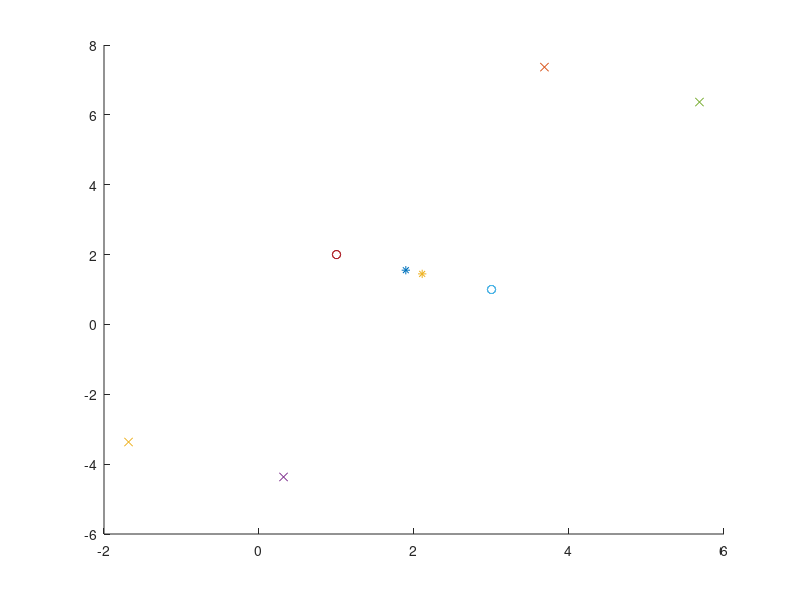

MATLAB code to generate this figure:
close all
clear all
clc

a = [3,1];
b = [1,2];

shift_parallel = 6;

ab = b-a;
t = (ab)/norm(ab);

d = a + t;
e = a - t;

figure(1);
hold on;
plot(a(1),a(2),'o');
plot(b(1),b(2),'o');

% plot(d(1),d(2),'*');
% plot(e(1),e(2),'x');
direction_vector = [b(1),b(2);d(1),d(2)];
direction_vector2 = [b(1),b(2);e(1),e(2)];

if abs(pdist(direction_vector,'euclidean'))<abs(pdist(direction_vector2,'euclidean'))
    plot(d(1),d(2),'*');
    c = d;
else
    plot(e(1),e(2),'*');
    c = e;
end

ac = c-a;

ap = [0 -1;1 0]*ac';

a_x1 = a + (ap')*shift_parallel;
check_vect_unitaire = [a(1),a(2);a_x1(1),a_x1(2)];
abs(pdist(check_vect_unitaire,'euclidean'))
plot(a_x1(1),a_x1(2),'x');

a_x2 = a - (ap')*shift_parallel;
check_vect_unitaire = [a(1),a(2);a_x2(1),a_x2(2)];
abs(pdist(check_vect_unitaire,'euclidean'))
plot(a_x2(1),a_x2(2),'x');

% ax2 = a_x2-a;
% angle = acos(dot(ax2,ab) / (norm(ax2)*norm(ab)))

% ax1 = a_x1-a;
% angle = acos(dot(ax1,ab) / (norm(ax1)*norm(ab)))
%% Same but with the b point

ba = a-b;

t = (ba)/norm(ba);

d = b + t;
e = b - t;

% figure(2);
% hold on;
plot(a(1),a(2),'o');
plot(b(1),b(2),'o');

% plot(d(1),d(2),'*');
% plot(e(1),e(2),'x');
direction_vector = [b(1),b(2);d(1),d(2)];
direction_vector2 = [b(1),b(2);e(1),e(2)];

if abs(pdist(direction_vector,'euclidean'))<abs(pdist(direction_vector2,'euclidean'))
    plot(d(1),d(2),'*');
    c = d;
else
    plot(e(1),e(2),'*');
    c = e;
end

bc = c-b;

ap = [0 -1;1 0]*bc';

b_x1 = b + (ap')*shift_parallel;
check_vect_unitaire = [b(1),b(2);b_x1(1),b_x1(2)];
abs(pdist(check_vect_unitaire,'euclidean'))
plot(b_x1(1),b_x1(2),'x');

b_x2 = b - (ap')*shift_parallel;
check_vect_unitaire = [b(1),b(2);b_x2(1),b_x2(2)];
abs(pdist(check_vect_unitaire,'euclidean'))
plot(b_x2(1),b_x2(2),'x');
hold off;

% ax1 = b_x1-b;
% 
% angle = acos(dot(ax1,ba) / (norm(ax1)*norm(ba)))
% 
% ax2 = b_x2-b;
% 
% angle = acos(dot(ax2,ba) / (norm(ax2)*norm(ba)))
